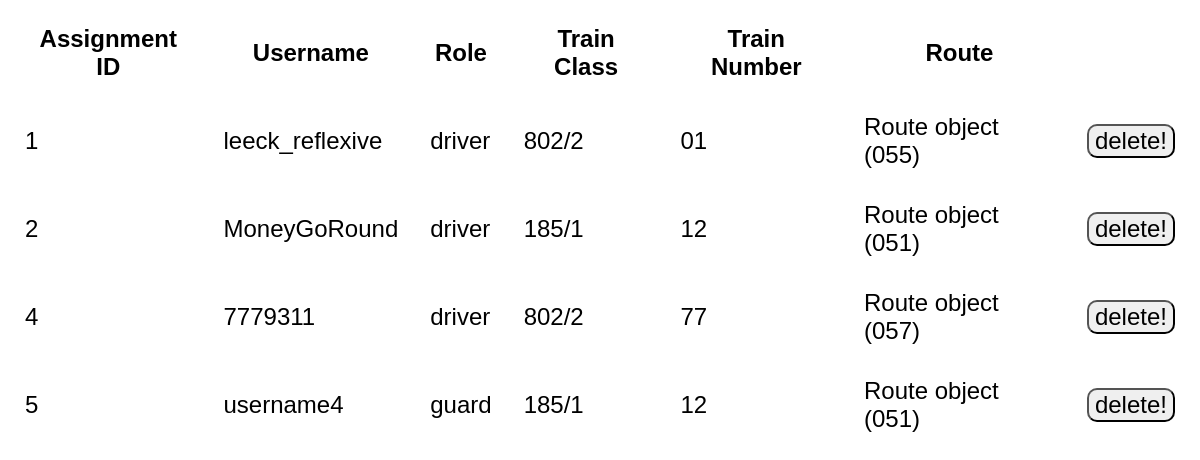
Before: /assignments/ with the older database file.
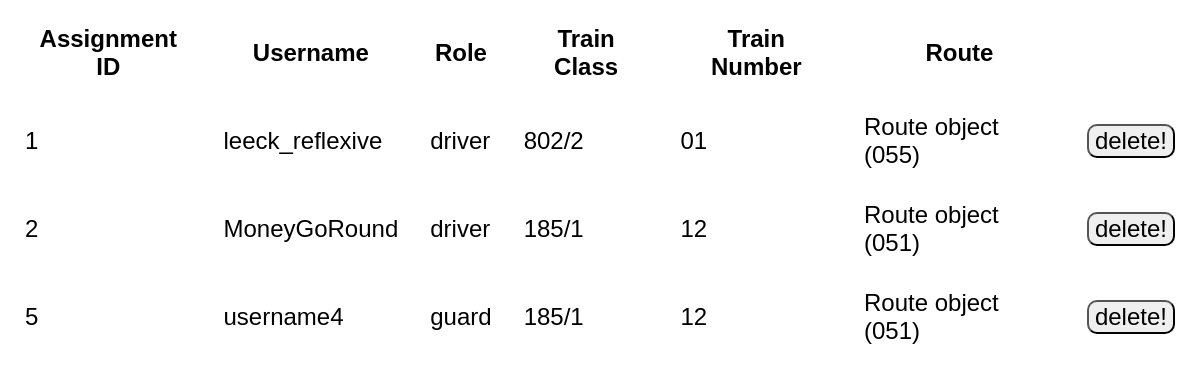
After: the same page with the newer database file.
### scr_app_4/models.py (models this page shows)
class TrainAssignment(models.Model):
    id = models.AutoField(db_column='id', primary_key=True, unique=True)  # This field type is a guess.
    player = models.ForeignKey(Player, db_column='player', on_delete=models.CASCADE, unique=True)  # This field type is a guess.
    train_class = models.TextField(db_column='class')
    number = models.TextField(db_column='number')
    route = models.ForeignKey(Route, db_column='route', on_delete=models.CASCADE)  # This field type is a guess.
    assign_time = models.TimeField(default=timezone.now())  # This field type is a guess.
    full_unit = models.ForeignObject(
        Unit,
        on_delete=models.CASCADE,
        from_fields=('train_class', 'number'),
        to_fields=('train_class', 'number'),
    )
    class Meta:
        managed = False
        db_table = 'train_assignment'

class Player(models.Model):
    username = models.CharField(primary_key=True, unique=True, max_length=20)  # This field type is a guess.
    current_role = models.ForeignKey(Role, db_column='current_role', on_delete=models.SET_DEFAULT, default='passenger')
    class Meta:
        managed = False
        db_table = 'player'

class Role(models.Model):
    name = models.CharField(primary_key=True, unique=True, max_length=16)  # This field type is a guess.
    class Meta:
        managed = False
        db_table = 'role'

class Route(models.Model):
    id = models.TextField(primary_key=True, unique=True, max_length=3)  # This field type is a guess.
    operator = models.ForeignKey(Operator, db_column='operator', on_delete=models.PROTECT)  # This field type is a guess.
    terminus1 = models.ForeignKey(Station, db_column='terminus1', on_delete=models.CASCADE, related_name="route_terminus1")  # This field type is a guess.
    terminus2 = models.ForeignKey(Station, db_column='terminus2', on_delete=models.CASCADE, related_name="route_terminus2")  # This field type is a guess.
    diesel = models.BooleanField(null=True)  # This field type is a guess.
    class Meta:
        managed = False
        db_table = 'route'

### scr_project_4/views.py (the view)
# urls.py: path('assignments/', views.assignments, name='assignments'),
def assignments(request):
    train_assignments = TrainAssignment.objects.all()
    template = loader.get_template('assignments.html')
    context = {'train_assignments': train_assignments}
    return HttpResponse(template.render(context, request))

### templates/assignments.html (shortened to what this page needs)
{% load static %}
<!DOCTYPE html>
<html lang="en">
<head>
    <link rel="stylesheet" href="{% static 'styles.css' %}">
</head>
<body>
<div class="table"><table>
    <tr>
        <th>Assignment ID</th>
        <th>Username</th>
        <th>Role</th>
        <th>Train Class</th>
        <th>Train Number</th>
        <th>Route</th>
    </tr>
    {% for x in train_assignments %}
        <tr>
            <td>{{ x.id }}</td>
            <td>{{ x.player.username }}</td>
            <td>{{ x.player.current_role.name }}</td>
            <td>{{ x.train_class }}</td>
            <td>{{ x.number }}</td>
            <td>{{ x.route }}</td>
            <td>
                <form action="{% url 'delete_assignment' x.id %}" method='POST'>
                    <button>delete!</button>
                </form>
            </td>
        </tr>
    {% endfor %}
</table></div>
</body>
</html>

### scr_project_4/static/styles.css (style rules this page uses)
body { font-family: Helvetica, sans-serif; font-size: 24px; }
th, td { padding: 15px }
.table { display: flex; justify-content: center; align-items: center; }
button { font-family: Helvetica, sans-serif; font-size: 24px; border-radius: 10px }

Changed rows visible on the page:
removed TrainAssignment: id "4", player.username "7779311", player.current_role.name "driver", train_class "802/2", number "77", route "Route object (057)"
